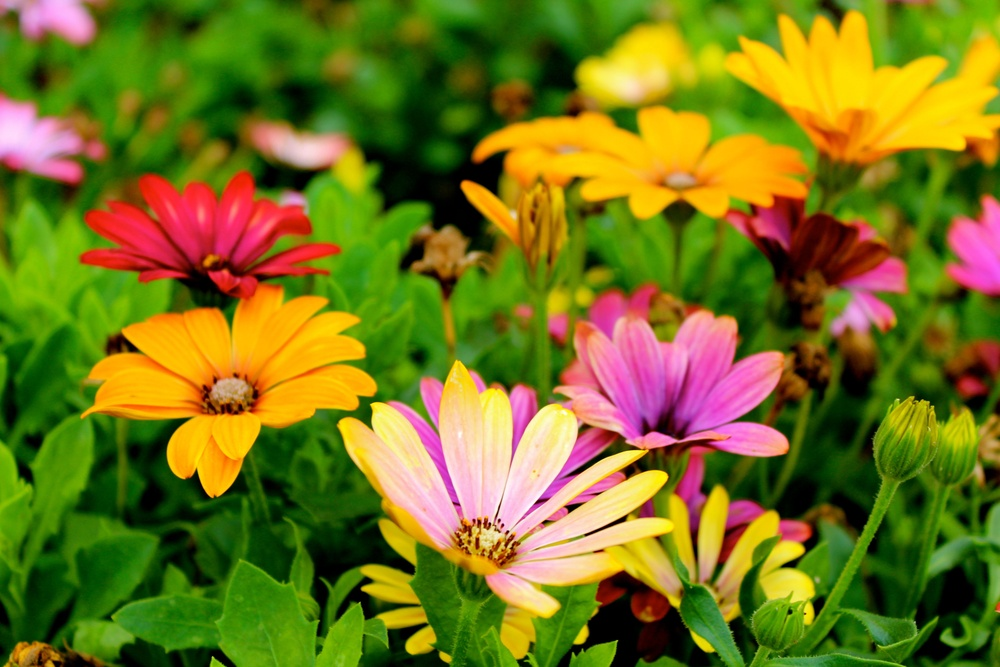
#> input picture dataset/flower.jpg, 1000 x 667 px, shrunk from 5184 x 3456 before the run, found by its file name
$ python lesson4_adaptive_thresholding.py
#> lines starting #> are read from the running program, lines starting #| are printed output that depends on the picture; after the words box and inside, x2 and y2 are one past the last pixel; in counts of white or black regions, pixels touching at a corner belong together
"""
==========================================
Module 4 - Image Processing
Lesson 4 - Adaptive Thresholding
==========================================
"""

import cv2

# Load image
image = cv2.imread("dataset/flower.jpg")
#> image is the input picture: shape (667, 1000, 3); mean B, G, R 27.5, 117.1, 117

if image is None:
    print("Error: Image not found!")
    exit()

# Convert to grayscale
gray = cv2.cvtColor(image, cv2.COLOR_BGR2GRAY)
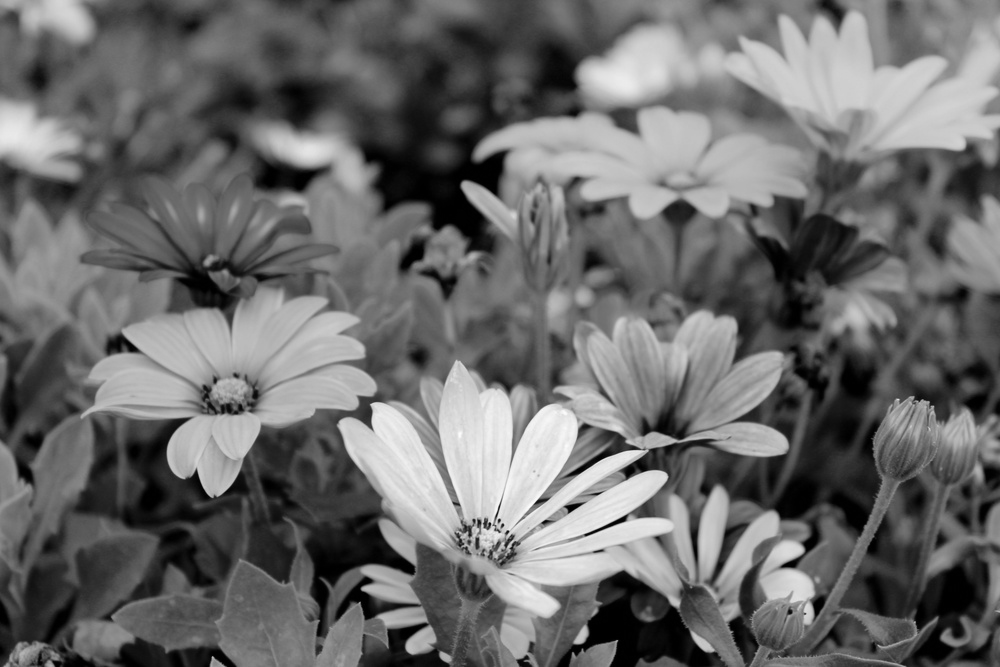
#> gray: shape (667, 1000); min 0, max 252, mean 106.9

# Global Threshold
_, global_thresh = cv2.threshold(gray, 127, 255, cv2.THRESH_BINARY)
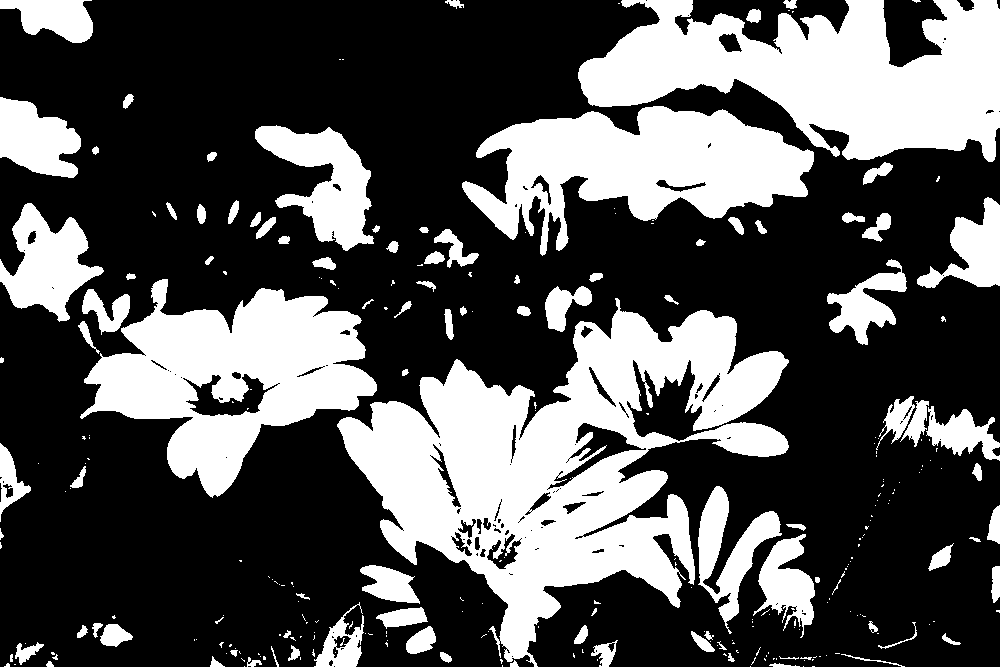
#> global_thresh: shape (667, 1000); 33.4% white; 284 white regions (184 under 20 px), largest, box (x1, y1, x2, y2) and area: (337, 298, 789, 667) 68462, (578, 0, 1000, 162) 40530, (80, 279, 377, 498) 31260

# Adaptive Threshold
adaptive = cv2.adaptiveThreshold(
    gray,
    255,
    cv2.ADAPTIVE_THRESH_GAUSSIAN_C,
    cv2.THRESH_BINARY,
    11,
    2
)
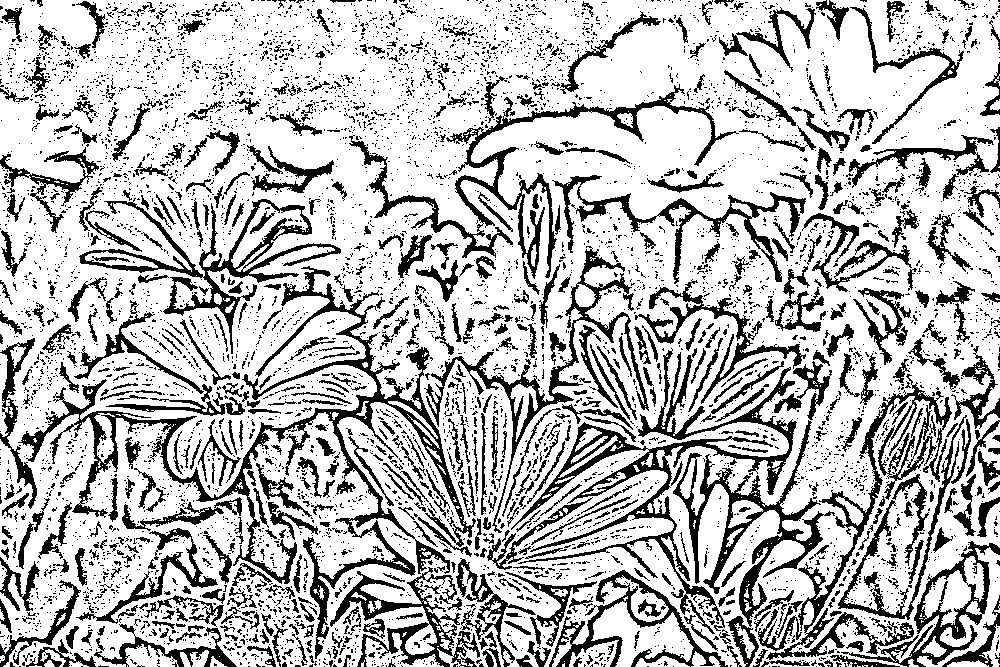
#> adaptive: shape (667, 1000); 73.8% white; 6395 black regions (5713 under 20 px), largest, box (x1, y1, x2, y2) and area: (18, 266, 476, 659) 15041, (511, 348, 797, 631) 8926, (349, 84, 739, 279) 6787

# Display images
cv2.imshow("Original Image", image)
cv2.imshow("Grayscale", gray)
cv2.imshow("Global Threshold", global_thresh)
cv2.imshow("Adaptive Threshold", adaptive)

cv2.waitKey(0)
cv2.destroyAllWindows()

print("Lesson 4 Completed Successfully!")
